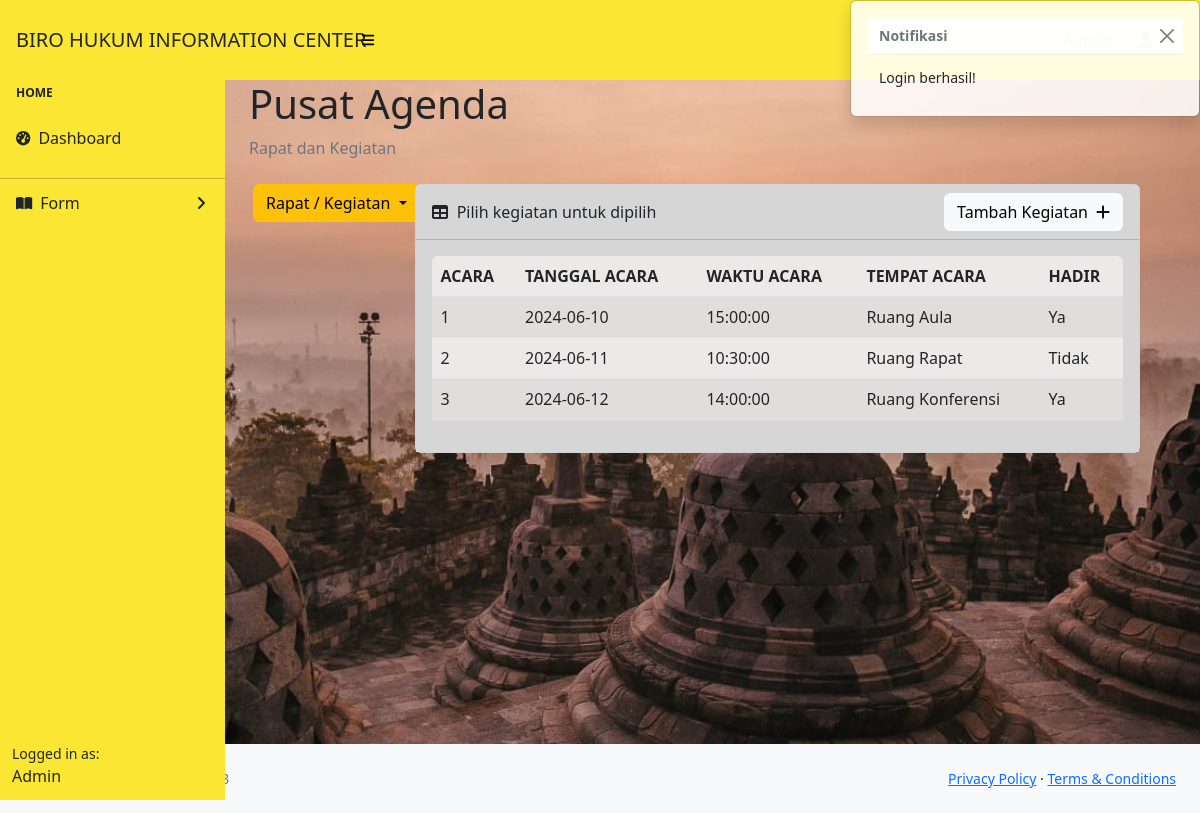
The app's page /index.php (signed in) with its own data.
### tables this page shows
CREATE TABLE `kegiatan` (
  `id_acara` int(11) NOT NULL,
  `tanggal_acara` date DEFAULT NULL,
  `waktu_acara` time DEFAULT NULL,
  `tempat_acara` varchar(255) DEFAULT NULL,
  `hadir` tinyint(1) DEFAULT NULL
);

### features/dom/tbl-keg.php (the view)
<?php
include_once 'koneksi.php';
$query = "SELECT id_acara, tanggal_acara, waktu_acara, tempat_acara, hadir FROM kegiatan";
$hasil = mysqli_query($koneksi, $query);
if ($hasil && mysqli_num_rows($hasil) > 0) {
    echo '<table class="table table-striped bg-tabel rounded-top">';
    echo '<thead>';
    echo '<tr>';
    echo '  <th>ACARA</th>';
    echo '  <th>TANGGAL ACARA</th>';
    echo '  <th>WAKTU ACARA</th>';
    echo '  <th>TEMPAT ACARA</th>';
    echo '  <th>HADIR</th>';
    echo '</tr>';
    echo '</thead>';
    echo '<tbody>';
    while ($row = mysqli_fetch_assoc($hasil)) {
        echo '<tr>';
        echo "  <td>{$row['id_acara']}</td>";
        echo "  <td>{$row['tanggal_acara']}</td>";
        echo "  <td>{$row['waktu_acara']}</td>";
        echo "  <td>{$row['tempat_acara']}</td>";
        echo "  <td>" . ($row['hadir'] ? 'Ya' : 'Tidak') . "</td>";
        echo '</tr>';
    }
    echo '</tbody>';
    echo '</table>';
} else {
    echo "Tidak ada data kegiatan yang ditemukan.";
}

### records on screen
kegiatan: id_acara "1", tanggal_acara "2024-06-10", waktu_acara "15:00:00", tempat_acara "Ruang Aula", hadir "Ya"
kegiatan: id_acara "2", tanggal_acara "2024-06-11", waktu_acara "10:30:00", tempat_acara "Ruang Rapat", hadir "Tidak"
kegiatan: id_acara "3", tanggal_acara "2024-06-12", waktu_acara "14:00:00", tempat_acara "Ruang Konferensi", hadir "Ya"

### other values on screen
$_SESSION['pesan'] "Login berhasil!"
